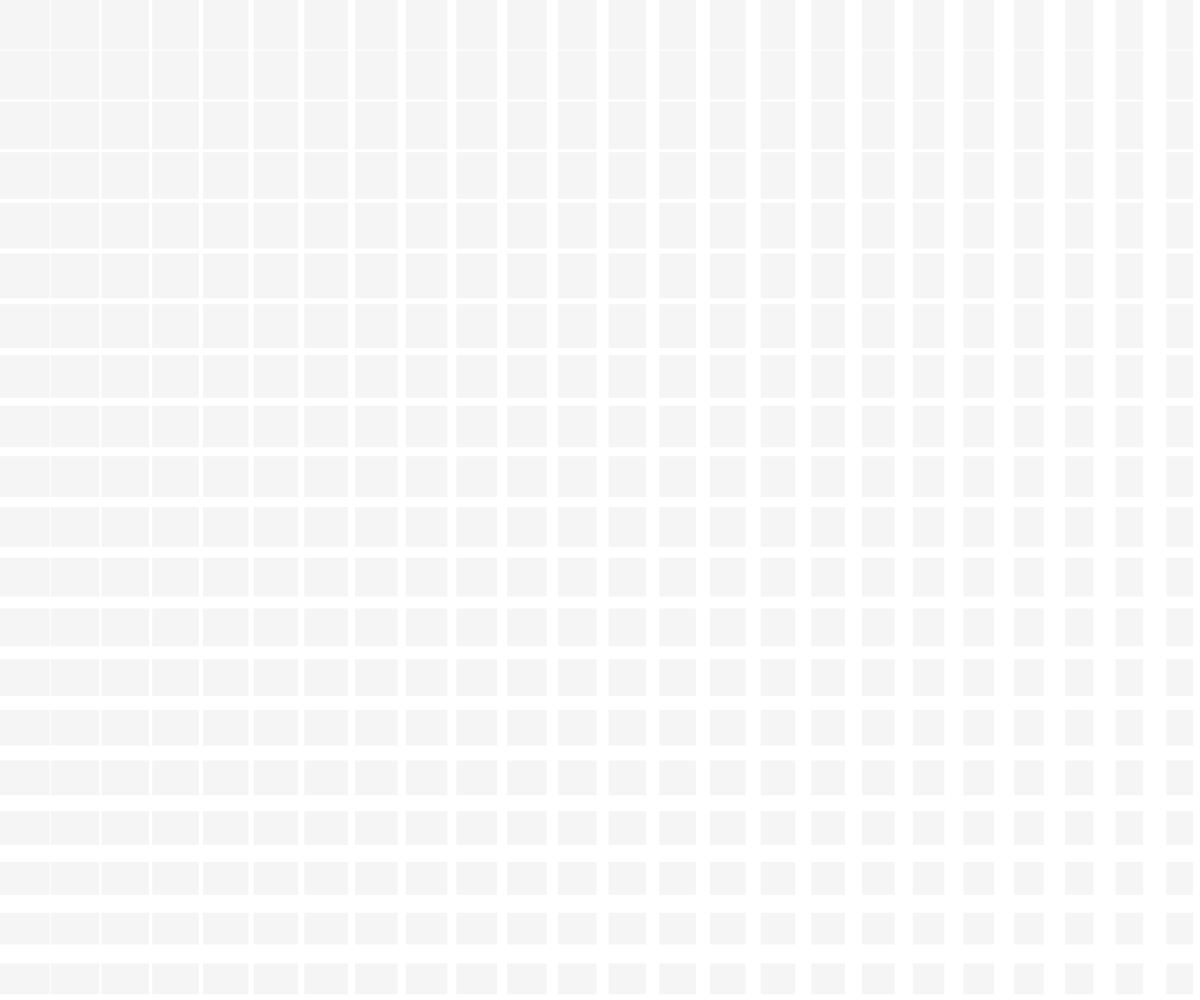
Frame 1 (no input)
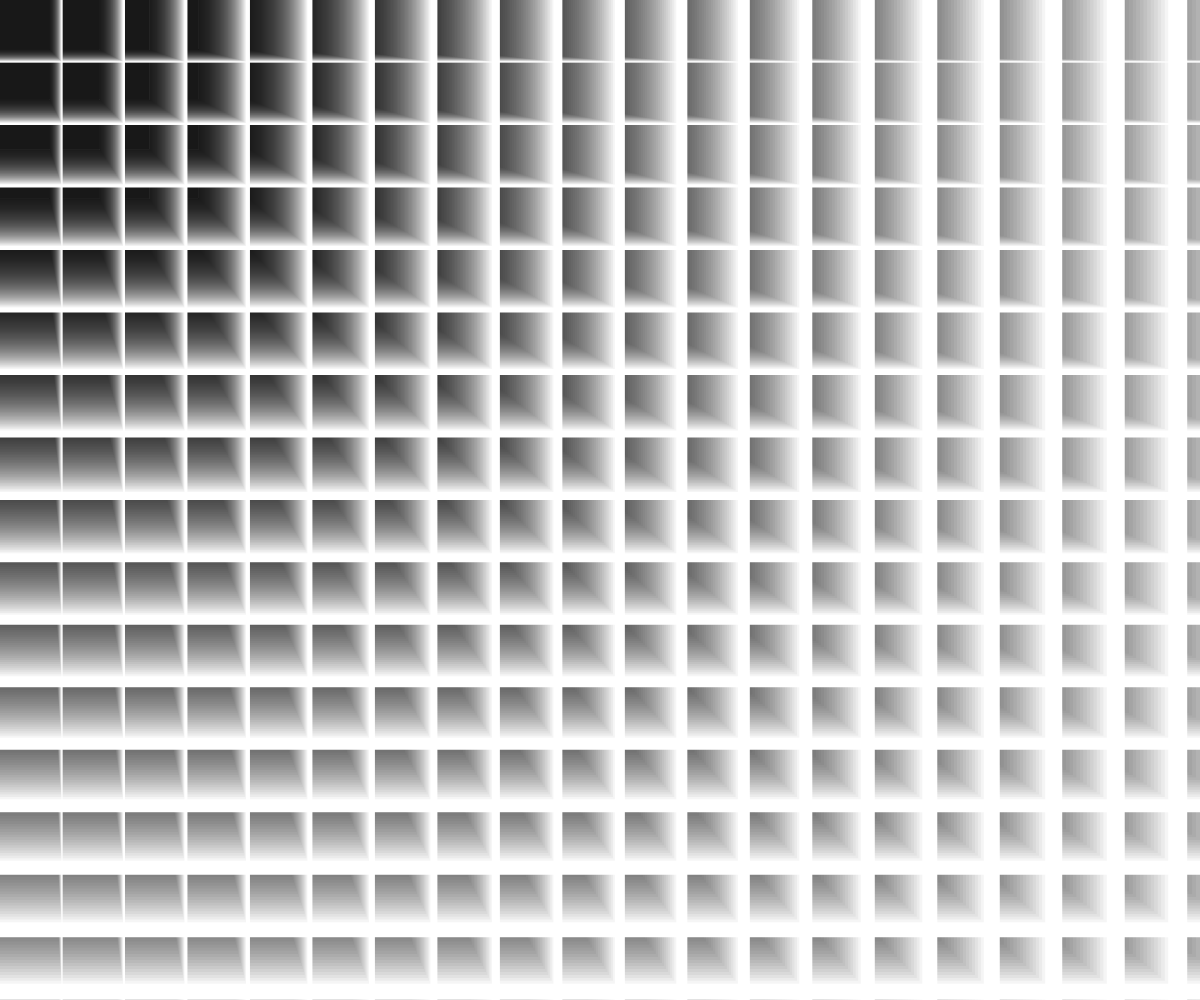
Frame 60 (no input)
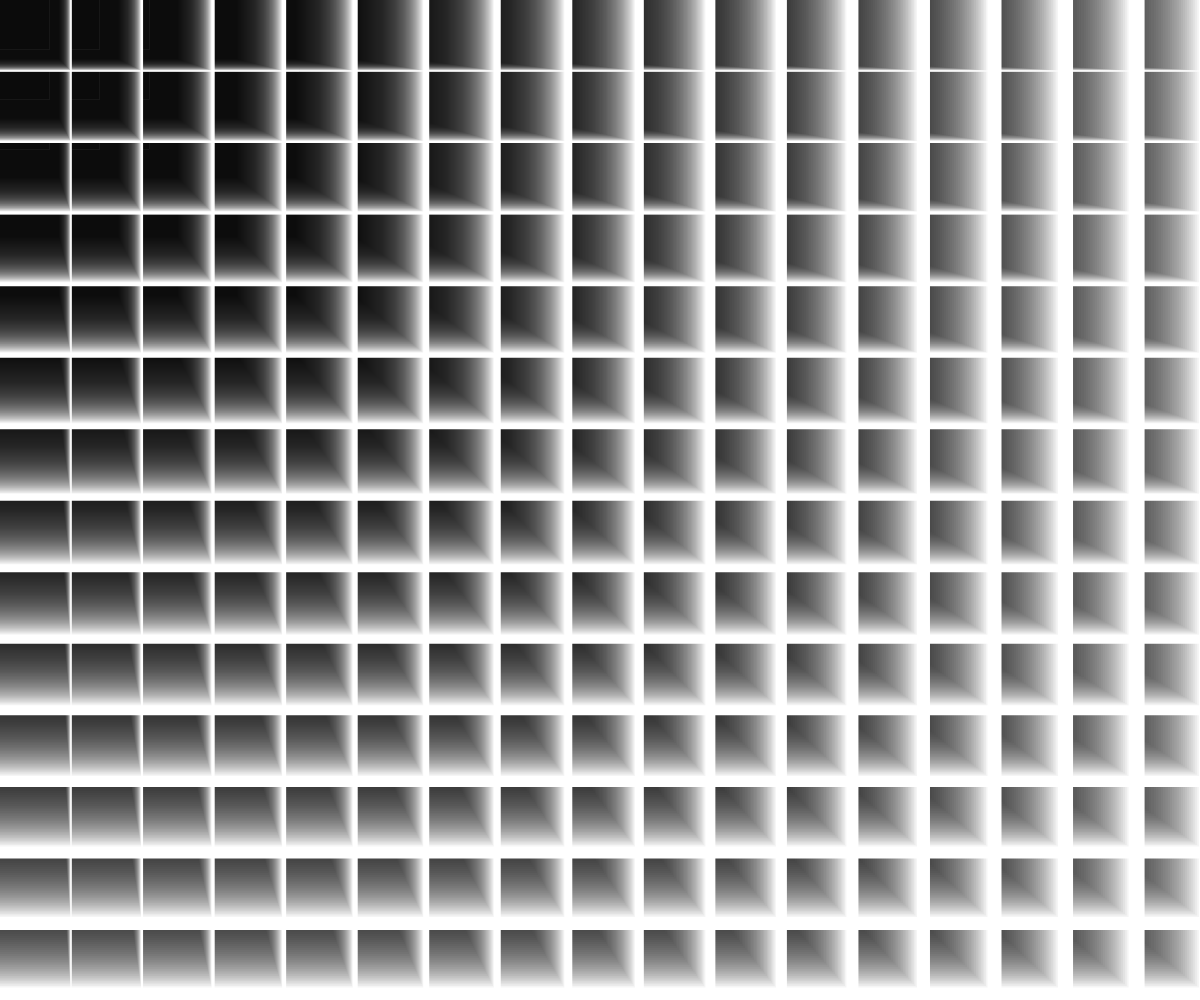
Frame 120 (the mouse pressed at the canvas centre since frame 60)

The p5.js sketch that drew these frames (run headless with seeded random() and noise() and a simulated clock; from frame 60 on, the mouse is pressed at the canvas centre):

// p5.js sketch
// ── sketch.js
// let dx = 0;
function setup() {
    createCanvas(windowWidth, windowHeight);
}

function draw() {
    background(0, 10);
    bounce();
}

function bounce() {
    let amp = 50;
    let dx = amp + amp / 2 * sin(millis() / 2000);
    // dx+=.2;
    // dx %= 200;
    stroke(255);
    for (let x = 0; x < 50; x++) {
        strokeWeight(x);
        line(x * dx, 0, x * dx, height);
    }
    for (let y = 0; y < 50; y++) {
        strokeWeight(y);
        line(0, y * dx, width, y * dx);
    }

}
